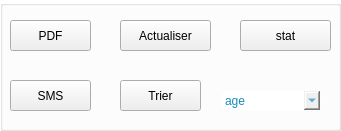
     <widget class="QGroupBox" name="groupBox_19">
      <property name="geometry">
       <rect>
        <x>880</x>
        <y>400</y>
        <width>341</width>
        <height>131</height>
       </rect>
      </property>
      <property name="styleSheet">
       <string notr="true">QGroupBox{
color: rgb(20, 72, 149);
background-color: transparent;
}
QComboBox{
border-radius: 10px;
    border: 1px solid transparent;
	color: rgb(25, 139, 186);
}</string>
      </property>
      <property name="title">
       <string/>
      </property>
      <widget class="QPushButton" name="pushButton_17">
       <property name="geometry">
        <rect>
         <x>10</x>
         <y>20</y>
         <width>81</width>
         <height>31</height>
        </rect>
       </property>
       <property name="text">
        <string>PDF</string>
       </property>
       <property name="icon">
        <iconset resource="Resources.qrc">
         <normaloff>:/new/prefix1/images/pdf.png</normaloff>:/new/prefix1/images/pdf.png</iconset>
       </property>
      </widget>
      <widget class="QPushButton" name="pushButton_valid_22">
       <property name="geometry">
        <rect>
         <x>120</x>
         <y>20</y>
         <width>91</width>
         <height>31</height>
        </rect>
       </property>
       <property name="toolTip">
        <string>Valider</string>
       </property>
       <property name="styleSheet">
        <string notr="true"/>
       </property>
       <property name="text">
        <string>Actualiser</string>
       </property>
       <property name="icon">
        <iconset resource="Resources.qrc">
         <normaloff>:/new/prefix1/images/actualiser.png</normaloff>:/new/prefix1/images/actualiser.png</iconset>
       </property>
      </widget>
      <widget class="QPushButton" name="stat">
       <property name="geometry">
        <rect>
         <x>240</x>
         <y>20</y>
         <width>91</width>
         <height>31</height>
        </rect>
       </property>
       <property name="text">
        <string>stat</string>
       </property>
       <property name="icon">
        <iconset resource="Resources.qrc">
         <normaloff>:/new/prefix1/images/stats.png</normaloff>:/new/prefix1/images/stats.png</iconset>
       </property>
      </widget>
      <widget class="QPushButton" name="SMS">
       <property name="geometry">
        <rect>
         <x>10</x>
         <y>80</y>
         <width>81</width>
         <height>31</height>
        </rect>
       </property>
       <property name="text">
        <string>SMS</string>
       </property>
       <property name="icon">
        <iconset resource="Resources.qrc">
         <normaloff>:/new/prefix1/images/message.png</normaloff>:/new/prefix1/images/message.png</iconset>
       </property>
      </widget>
      <widget class="QPushButton" name="pushButton_valid_23">
       <property name="geometry">
        <rect>
         <x>120</x>
         <y>80</y>
         <width>81</width>
         <height>31</height>
        </rect>
       </property>
       <property name="toolTip">
        <string>Valider</string>
       </property>
       <property name="styleSheet">
        <string notr="true"/>
       </property>
       <property name="text">
        <string>Trier</string>
       </property>
       <property name="icon">
        <iconset resource="Resources.qrc">
         <normaloff>:/new/prefix1/images/trier.png</normaloff>:/new/prefix1/images/trier.png</iconset>
       </property>
      </widget>
      <widget class="QComboBox" name="selectri_3">
       <property name="geometry">
        <rect>
         <x>220</x>
         <y>90</y>
         <width>101</width>
         <height>21</height>
        </rect>
       </property>
       <item>
        <property name="text">
         <string>age</string>
        </property>
       </item>
       <item>
        <property name="text">
         <string>id</string>
        </property>
       </item>
      </widget>
     </widget>
